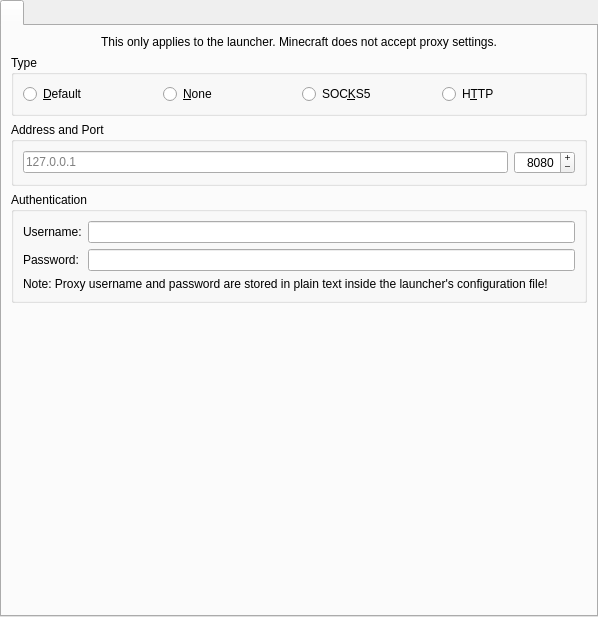
<?xml version="1.0" encoding="UTF-8"?>
<ui version="4.0">
 <class>ProxyPage</class>
 <widget class="QWidget" name="ProxyPage">
  <property name="geometry">
   <rect>
    <x>0</x>
    <y>0</y>
    <width>598</width>
    <height>617</height>
   </rect>
  </property>
  <property name="sizePolicy">
   <sizepolicy hsizetype="MinimumExpanding" vsizetype="MinimumExpanding">
    <horstretch>0</horstretch>
    <verstretch>0</verstretch>
   </sizepolicy>
  </property>
  <layout class="QVBoxLayout" name="verticalLayout_2">
   <property name="leftMargin">
    <number>0</number>
   </property>
   <property name="topMargin">
    <number>0</number>
   </property>
   <property name="rightMargin">
    <number>0</number>
   </property>
   <property name="bottomMargin">
    <number>0</number>
   </property>
   <item>
    <widget class="QTabWidget" name="tabWidget">
     <widget class="QWidget" name="tabWidgetPage1">
      <attribute name="title">
       <string notr="true"/>
      </attribute>
      <layout class="QVBoxLayout" name="verticalLayout">
       <item>
        <widget class="QLabel" name="proxyPlainTextWarningLabel_2">
         <property name="text">
          <string>This only applies to the launcher. Minecraft does not accept proxy settings.</string>
         </property>
         <property name="alignment">
          <set>Qt::AlignCenter</set>
         </property>
         <property name="wordWrap">
          <bool>true</bool>
         </property>
        </widget>
       </item>
       <item>
        <widget class="QGroupBox" name="proxyTypeBox">
         <property name="title">
          <string>Type</string>
         </property>
         <layout class="QHBoxLayout" name="horizontalLayout_3">
          <item>
           <widget class="QRadioButton" name="proxyDefaultBtn">
            <property name="toolTip">
             <string>Uses your system's default proxy settings.</string>
            </property>
            <property name="text">
             <string>&amp;Default</string>
            </property>
            <attribute name="buttonGroup">
             <string notr="true">proxyGroup</string>
            </attribute>
           </widget>
          </item>
          <item>
           <widget class="QRadioButton" name="proxyNoneBtn">
            <property name="text">
             <string>&amp;None</string>
            </property>
            <attribute name="buttonGroup">
             <string notr="true">proxyGroup</string>
            </attribute>
           </widget>
          </item>
          <item>
           <widget class="QRadioButton" name="proxySOCKS5Btn">
            <property name="text">
             <string>SOC&amp;KS5</string>
            </property>
            <attribute name="buttonGroup">
             <string notr="true">proxyGroup</string>
            </attribute>
           </widget>
          </item>
          <item>
           <widget class="QRadioButton" name="proxyHTTPBtn">
            <property name="text">
             <string>H&amp;TTP</string>
            </property>
            <attribute name="buttonGroup">
             <string notr="true">proxyGroup</string>
            </attribute>
           </widget>
          </item>
         </layout>
        </widget>
       </item>
       <item>
        <widget class="QGroupBox" name="proxyAddrBox">
         <property name="title">
          <string>Address and Port</string>
         </property>
         <layout class="QHBoxLayout" name="horizontalLayout_2">
          <item>
           <widget class="QLineEdit" name="proxyAddrEdit">
            <property name="placeholderText">
             <string notr="true">127.0.0.1</string>
            </property>
           </widget>
          </item>
          <item>
           <widget class="QSpinBox" name="proxyPortEdit">
            <property name="alignment">
             <set>Qt::AlignRight|Qt::AlignTrailing|Qt::AlignVCenter</set>
            </property>
            <property name="buttonSymbols">
             <enum>QAbstractSpinBox::PlusMinus</enum>
            </property>
            <property name="maximum">
             <number>65535</number>
            </property>
            <property name="value">
             <number>8080</number>
            </property>
           </widget>
          </item>
         </layout>
        </widget>
       </item>
       <item>
        <widget class="QGroupBox" name="proxyAuthBox">
         <property name="title">
          <string>Authentication</string>
         </property>
         <layout class="QGridLayout" name="gridLayout_5">
          <item row="0" column="1">
           <widget class="QLineEdit" name="proxyUserEdit"/>
          </item>
          <item row="0" column="0">
           <widget class="QLabel" name="proxyUsernameLabel">
            <property name="text">
             <string>Username:</string>
            </property>
           </widget>
          </item>
          <item row="1" column="0">
           <widget class="QLabel" name="proxyPasswordLabel">
            <property name="text">
             <string>Password:</string>
            </property>
           </widget>
          </item>
          <item row="1" column="1">
           <widget class="QLineEdit" name="proxyPassEdit">
            <property name="echoMode">
             <enum>QLineEdit::Password</enum>
            </property>
           </widget>
          </item>
          <item row="2" column="0" colspan="2">
           <widget class="QLabel" name="proxyPlainTextWarningLabel">
            <property name="text">
             <string>Note: Proxy username and password are stored in plain text inside the launcher's configuration file!</string>
            </property>
            <property name="wordWrap">
             <bool>true</bool>
            </property>
           </widget>
          </item>
         </layout>
        </widget>
       </item>
       <item>
        <spacer name="verticalSpacer">
         <property name="orientation">
          <enum>Qt::Vertical</enum>
         </property>
         <property name="sizeHint" stdset="0">
          <size>
           <width>20</width>
           <height>40</height>
          </size>
         </property>
        </spacer>
       </item>
      </layout>
     </widget>
    </widget>
   </item>
  </layout>
 </widget>
 <resources/>
 <connections/>
 <buttongroups>
  <buttongroup name="proxyGroup"/>
 </buttongroups>
</ui>
